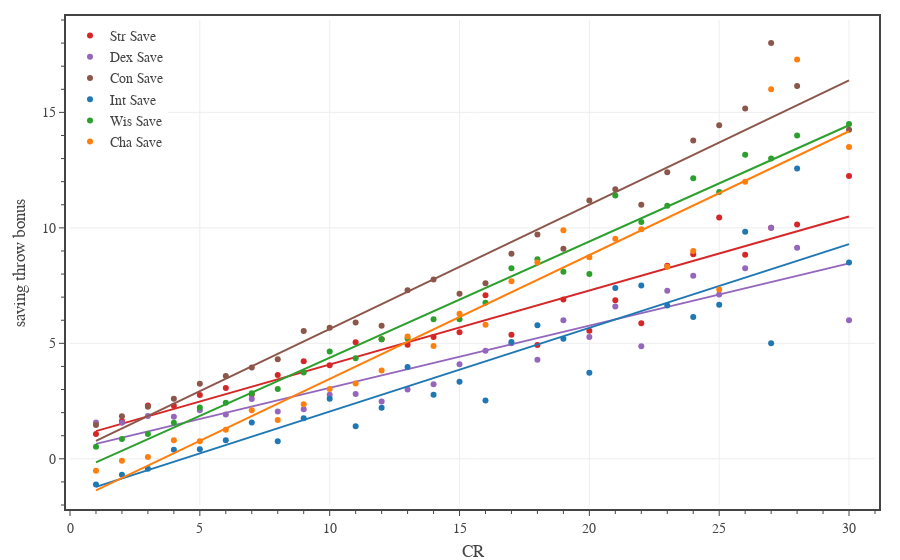

This figure's notebook cell:
### Code cell
# Saving throw modifier
columns = ['Str Save','Dex Save','Con Save','Int Save','Wis Save','Cha Save']
colors = ['#d62728','#9467bd','#8c564b','#1f77b4','#2ca02c','#ff7f0e']

df1 = df0[df0['Category'].isin(['generic','legendary','unique']) & df0['CR'].between(1, 30)]

# create figure
fig = go.Figure(
    layout=go.Layout(
        template=TFB_TEMPLATE,
        margin=dict(l=70, r=25, b=55, t=20, pad=4),
        xaxis=dict(
            title_text='CR',
            range=[0,31],
            tick0=0, dtick=5,
            minor=dict(tick0=0, dtick=1),
        ),
        yaxis=dict(
            title_text='saving throw bonus',
            range=[-2,19],
            tick0=0, dtick=5,
            minor=dict(tick0=0, dtick=1),
        ),
        legend=dict(
            xanchor='left', yanchor='top',
            x=0.00, y=1.00,
            orientation='v',
            tracegroupgap=0,
        )
    )
)

for column, color in zip(columns, colors):
    plot_mean_fit(fig, df1, 'CR', column, column, color)

# show figure
fig.show(config=TFB_CONFIG, width=600, height=450)
fig.update_layout(autosize=True)

# save figures
if SAVEFIGS:
    save_fig_html(fig, format='large', name='fig-saving-throw-modifier-vs-cr-large')
    save_fig_html(fig, format='small', name='fig-saving-throw-modifier-vs-cr-small')

### Figure 1 — Plotly figure (JSON) as saved in the notebook; plotly's stock layout.template omitted (floating-point values rounded to 4 significant figures)
{"data": [{"hovertemplate": "<b>Str Save</b><br>CR %{x:,.0f}<br>Mean %{y:,.1f}<br><extra></extra>", "legendgroup": "Str Save", "line": {"color": "#d62728"}, "mode": "markers", "name": "Str Save", "type": "scatter", "x": [1, 2, 3, 4, 5, 6, 7, 8, 9, 10, 11, 12, 13, 14, 15, 16, 17, 18, 19, 20, 21, 22, 23, 24, 25, 26, 27, 28, 30], "y": [1.07, 1.636, 2.305, 2.3, 2.767, 3.068, 2.786, 3.628, 4.224, 4.05, 5.048, 5.172, 4.941, 5.269, 5.476, 7.08, 5.375, 4.929, 6.9, 5.545, 6.867, 5.875, 8.364, 8.857, 10.44, 8.833, 10, 10.14, 12.25]}, {"hoverinfo": "skip", "legendgroup": "Str Save", "line": {"color": "#d62728"}, "mode": "lines", "name": "Str Save", "showlegend": false, "type": "scatter", "x": [1, 2, 3, 4, 5, 6, 7, 8, 9, 10, 11, 12, 13, 14, 15, 16, 17, 18, 19, 20, 21, 22, 23, 24, 25, 26, 27, 28, 30], "y": [1.199, 1.52, 1.84, 2.161, 2.481, 2.802, 3.122, 3.443, 3.763, 4.083, 4.404, 4.724, 5.045, 5.365, 5.686, 6.006, 6.327, 6.647, 6.967, 7.288, 7.608, 7.929, 8.249, 8.57, 8.89, 9.21, 9.531, 9.851, 10.49]}, {"hovertemplate": "<b>Dex Save</b><br>CR %{x:,.0f}<br>Mean %{y:,.1f}<br><extra></extra>", "legendgroup": "Dex Save", "line": {"color": "#9467bd"}, "mode": "markers", "name": "Dex Save", "type": "scatter", "x": [1, 2, 3, 4, 5, 6, 7, 8, 9, 10, 11, 12, 13, 14, 15, 16, 17, 18, 19, 20, 21, 22, 23, 24, 25, 26, 27, 28, 30], "y": [1.57, 1.566, 1.858, 1.82, 2.101, 1.918, 2.586, 2.051, 2.143, 2.775, 2.81, 2.483, 3, 3.231, 4.095, 4.68, 5, 4.286, 6, 5.273, 6.6, 4.875, 7.273, 7.929, 7.111, 8.25, 10, 9.143, 6]}, {"hoverinfo": "skip", "legendgroup": "Dex Save", "line": {"color": "#9467bd"}, "mode": "lines", "name": "Dex Save", "showlegend": false, "type": "scatter", "x": [1, 2, 3, 4, 5, 6, 7, 8, 9, 10, 11, 12, 13, 14, 15, 16, 17, 18, 19, 20, 21, 22, 23, 24, 25, 26, 27, 28, 30], "y": [0.6466, 0.9161, 1.186, 1.455, 1.724, 1.994, 2.263, 2.533, 2.802, 3.072, 3.341, 3.611, 3.88, 4.15, 4.419, 4.689, 4.958, 5.228, 5.497, 5.767, 6.036, 6.305, 6.575, 6.844, 7.114, 7.383, 7.653, 7.922, 8.461]}, {"hovertemplate": "<b>Con Save</b><br>CR %{x:,.0f}<br>Mean %{y:,.1f}<br><extra></extra>", "legendgroup": "Con Save", "line": {"color": "#8c564b"}, "mode": "markers", "name": "Con Save", "type": "scatter", "x": [1, 2, 3, 4, 5, 6, 7, 8, 9, 10, 11, 12, 13, 14, 15, 16, 17, 18, 19, 20, 21, 22, 23, 24, 25, 26, 27, 28, 30], "y": [1.465, 1.844, 2.255, 2.6, 3.248, 3.589, 3.957, 4.308, 5.531, 5.675, 5.905, 5.759, 7.294, 7.769, 7.143, 7.6, 8.875, 9.714, 9.1, 11.18, 11.67, 11, 12.41, 13.79, 14.44, 15.17, 18, 16.14, 14.25]}, {"hoverinfo": "skip", "legendgroup": "Con Save", "line": {"color": "#8c564b"}, "mode": "lines", "name": "Con Save", "showlegend": false, "type": "scatter", "x": [1, 2, 3, 4, 5, 6, 7, 8, 9, 10, 11, 12, 13, 14, 15, 16, 17, 18, 19, 20, 21, 22, 23, 24, 25, 26, 27, 28, 30], "y": [0.7803, 1.318, 1.857, 2.395, 2.933, 3.471, 4.01, 4.548, 5.086, 5.624, 6.162, 6.701, 7.239, 7.777, 8.315, 8.853, 9.392, 9.93, 10.47, 11.01, 11.54, 12.08, 12.62, 13.16, 13.7, 14.24, 14.77, 15.31, 16.39]}, {"hovertemplate": "<b>Int Save</b><br>CR %{x:,.0f}<br>Mean %{y:,.1f}<br><extra></extra>", "legendgroup": "Int Save", "line": {"color": "#1f77b4"}, "mode": "markers", "name": "Int Save", "type": "scatter", "x": [1, 2, 3, 4, 5, 6, 7, 8, 9, 10, 11, 12, 13, 14, 15, 16, 17, 18, 19, 20, 21, 22, 23, 24, 25, 26, 27, 28, 30], "y": [-1.114, -0.6936, -0.4326, 0.39, 0.4186, 0.8082, 1.571, 0.7564, 1.755, 2.6, 1.405, 2.207, 3.971, 2.769, 3.333, 2.52, 5.062, 5.786, 5.2, 3.727, 7.4, 7.5, 6.636, 6.143, 6.667, 9.833, 5, 12.57, 8.5]}, {"hoverinfo": "skip", "legendgroup": "Int Save", "line": {"color": "#1f77b4"}, "mode": "lines", "name": "Int Save", "showlegend": false, "type": "scatter", "x": [1, 2, 3, 4, 5, 6, 7, 8, 9, 10, 11, 12, 13, 14, 15, 16, 17, 18, 19, 20, 21, 22, 23, 24, 25, 26, 27, 28, 30], "y": [-1.215, -0.8525, -0.4901, -0.1276, 0.2349, 0.5974, 0.9598, 1.322, 1.685, 2.047, 2.41, 2.772, 3.135, 3.497, 3.86, 4.222, 4.585, 4.947, 5.309, 5.672, 6.034, 6.397, 6.759, 7.122, 7.484, 7.847, 8.209, 8.572, 9.297]}, {"hovertemplate": "<b>Wis Save</b><br>CR %{x:,.0f}<br>Mean %{y:,.1f}<br><extra></extra>", "legendgroup": "Wis Save", "line": {"color": "#2ca02c"}, "mode": "markers", "name": "Wis Save", "type": "scatter", "x": [1, 2, 3, 4, 5, 6, 7, 8, 9, 10, 11, 12, 13, 14, 15, 16, 17, 18, 19, 20, 21, 22, 23, 24, 25, 26, 27, 28, 30], "y": [0.5175, 0.8555, 1.071, 1.56, 2.225, 2.425, 2.843, 3.026, 3.735, 4.65, 4.357, 5.172, 5.206, 6.038, 6.048, 6.76, 8.25, 8.643, 8.1, 8, 11.4, 10.25, 10.95, 12.14, 11.56, 13.17, 13, 14, 14.5]}, {"hoverinfo": "skip", "legendgroup": "Wis Save", "line": {"color": "#2ca02c"}, "mode": "lines", "name": "Wis Save", "showlegend": false, "type": "scatter", "x": [1, 2, 3, 4, 5, 6, 7, 8, 9, 10, 11, 12, 13, 14, 15, 16, 17, 18, 19, 20, 21, 22, 23, 24, 25, 26, 27, 28, 30], "y": [-0.151, 0.3522, 0.8555, 1.359, 1.862, 2.365, 2.869, 3.372, 3.875, 4.378, 4.882, 5.385, 5.888, 6.391, 6.895, 7.398, 7.901, 8.405, 8.908, 9.411, 9.914, 10.42, 10.92, 11.42, 11.93, 12.43, 12.93, 13.44, 14.44]}, {"hovertemplate": "<b>Cha Save</b><br>CR %{x:,.0f}<br>Mean %{y:,.1f}<br><extra></extra>", "legendgroup": "Cha Save", "line": {"color": "#ff7f0e"}, "mode": "markers", "name": "Cha Save", "type": "scatter", "x": [1, 2, 3, 4, 5, 6, 7, 8, 9, 10, 11, 12, 13, 14, 15, 16, 17, 18, 19, 20, 21, 22, 23, 24, 25, 26, 27, 28, 30], "y": [-0.5175, -0.08092, 0.07801, 0.8, 0.7597, 1.26, 2.1, 1.679, 2.367, 3.025, 3.262, 3.828, 5.294, 4.885, 6.286, 5.8, 7.688, 8.5, 9.9, 8.727, 9.533, 9.938, 8.318, 9, 7.333, 12, 16, 17.29, 13.5]}, {"hoverinfo": "skip", "legendgroup": "Cha Save", "line": {"color": "#ff7f0e"}, "mode": "lines", "name": "Cha Save", "showlegend": false, "type": "scatter", "x": [1, 2, 3, 4, 5, 6, 7, 8, 9, 10, 11, 12, 13, 14, 15, 16, 17, 18, 19, 20, 21, 22, 23, 24, 25, 26, 27, 28, 30], "y": [-1.371, -0.8343, -0.298, 0.2384, 0.7748, 1.311, 1.847, 2.384, 2.92, 3.457, 3.993, 4.529, 5.066, 5.602, 6.138, 6.675, 7.211, 7.747, 8.284, 8.82, 9.356, 9.893, 10.43, 10.97, 11.5, 12.04, 12.57, 13.11, 14.18]}], "layout": {"legend": {"orientation": "v", "tracegroupgap": 0, "x": 0, "xanchor": "left", "y": 1, "yanchor": "top"}, "margin": {"b": 55, "l": 70, "pad": 4, "r": 25, "t": 20}, "xaxis": {"dtick": 5, "minor": {"dtick": 1, "tick0": 0}, "range": [0, 31], "tick0": 0, "title": {"text": "CR"}}, "yaxis": {"dtick": 5, "minor": {"dtick": 1, "tick0": 0}, "range": [-2, 19], "tick0": 0, "title": {"text": "saving throw bonus"}}}}
